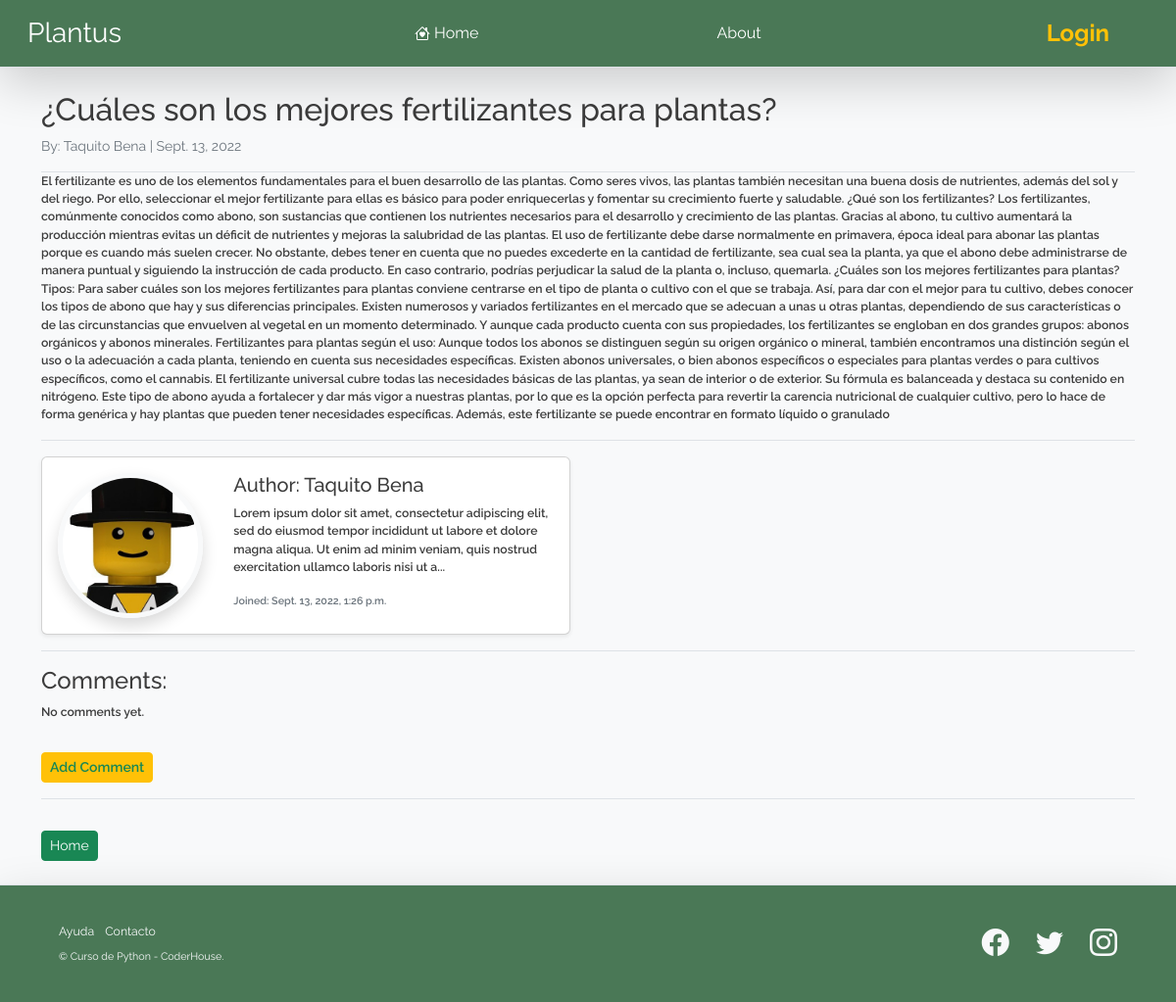
Page /post/9 on the committed database.
### blog/models.py (models this page shows, shortened)
class Post(models.Model):
    title       = models.CharField(max_length=255)
    author      = models.ForeignKey(User, on_delete = models.CASCADE)
    body        = RichTextField(blank = True, null = True)
    post_image  = models.URLField(max_length=250, default='https://dummyimage.com/600x400/e0e0e0/878787.png&text=img')
    post_date   = models.DateField(auto_now_add=True)
    category    = models.CharField(max_length=255)

class Profile (models.Model):
    user            = models.OneToOneField(User, null=True, on_delete = models.CASCADE)
    description     = models.TextField()
    avatar          = models.ImageField(upload_to='avatars', null=True, blank=True)
    instagram_url   = models.CharField(max_length=256,null=True, blank=True)
    facebook_url    = models.CharField(max_length=256,null=True, blank=True)

### blog/views.py (the view)
# urls.py: path('post/<int:pk>', PostDetailView.as_view(), name="post_details"),
class PostDetailView (DetailView):
    model           = Post
    template_name   = 'post_details.html'
    def get_context_data(self, *args, **kwargs):
        comments_list = Comment.objects.all()
        context = super(PostDetailView, self).get_context_data(*args, **kwargs)
        context['comments_list'] = comments_list
        return context

### blog/templates/post_details.html (shortened to what this page needs)
{% extends "base.html" %}
{% load static %}
{% block blog_base %}
<div>
    <div class="row">
        <div class="col">
            <div class='border-bottom '>
                <h2 > {{post.title}} <h2/>
                <p class='text-secondary fw-normal fs-6 '>
                    <small> By: {{post.author.first_name}} {{post.author.last_name}} | {{post.post_date}}<small/>
                </p>
            </div>
            <div class="border-bottom">
                <p>
                    {{ post.body  | safe }}
                </p>
            </div>
        </div>
        <div class="col border-bottom">
            <div class="card my-3 shadow-sm" style="max-width: 540px;">
                <div class="row g-0">
                  <div class="col-sm-4 d-flex justify-content-center p-3">
                    {% if post.author.profile.avatar.url %}
                    <img src="{{post.author.profile.avatar.url}}" class="img-fluid rounded-circle border border-5 border-light shadow" style="max-width:148px;max-width:148px;"alt="post.author">
                    {% else %}
                    <img src="{% static 'assets/1.jpg' %}" class="img-fluid rounded-circle border border-5 border-light shadow" style="max-width:148px;max-width:148px;"alt="post.author">
                    {% endif %}
                  </div>
                  <div class="col-sm-8">
                    <div class="card-body">
                      <h5 class="card-title">Author: {{post.author.first_name}} {{post.author.last_name}}</h5>
                      <p class="card-text">{{post.author.profile.description | slice:":200" }}...</p>
                      <p class="card-text"><small class="text-muted">Joined: {{post.author.date_joined}}</small></p>
                    </div>
                  </div>
                </div>
              </div>
        </div>
        <div class='border-bottom my-3 pb-3'>
            <h4>Comments:</h4>
            {% if not post.comments.all %}
                <p> No comments yet.</p>
            {% endif %}
            <button class='btn btn-warning btn-sm mt-3' >
                <a class='text-decoration-none text-success fw-semibold' href="{% url 'comment_add' post.pk %}">
                    Add Comment
                </a>
            </button>
        </div>
    </div>
    <a class='btn btn-success btn-sm mt-3' href="{% url 'home' %}">
        Home
    </a>
</div>
{% endblock blog_base %}

### blog/static/css/custom-styles.css (style rules this page uses)
:root { --bs-font-sans-serif: 'Raleway', sans-serif; --bs-body-font-family: var(--bs-font-sans-serif); }
body { color:rgb(60, 60, 60) }

### rows in the picture
Post: title "¿Cuáles son los mejores fertilizantes para plantas?", author.first_name "Taquito", author.last_name "Bena", post_date "Sept. 13, 2022", body "El fertilizante es uno de los elementos fundamentales para el buen desarrollo de las plantas. Como seres vivos, las plantas también necesitan una buena dosis de nutrientes, además del sol y del riego. Por ello, seleccionar el mejor fertilizante para ellas es básico para poder enriquecerlas y fomentar su crecimiento fuerte y saludable. ¿Qué son los fertilizantes? Los fertilizantes, comúnmente conocidos como abono, son sustancias que contienen los nutrientes necesarios para el desarrollo y crecimiento de las plantas. Gracias al abono, tu cultivo aumentará la producción mientras evitas un déficit de nutrientes y mejoras la salubridad de las plantas. El uso de fertilizante debe darse…", author.profile.avatar (picture), author.profile.description "Lorem ipsum dolor sit amet, consectetur adipiscing elit, sed do eiusmod tempor incididunt ut labore et dolore magna aliqua. Ut enim ad minim veniam, quis nostrud exercitation ullamco laboris nisi ut a", author.date_joined "Sept. 13, 2022, 1:26 p.m."
